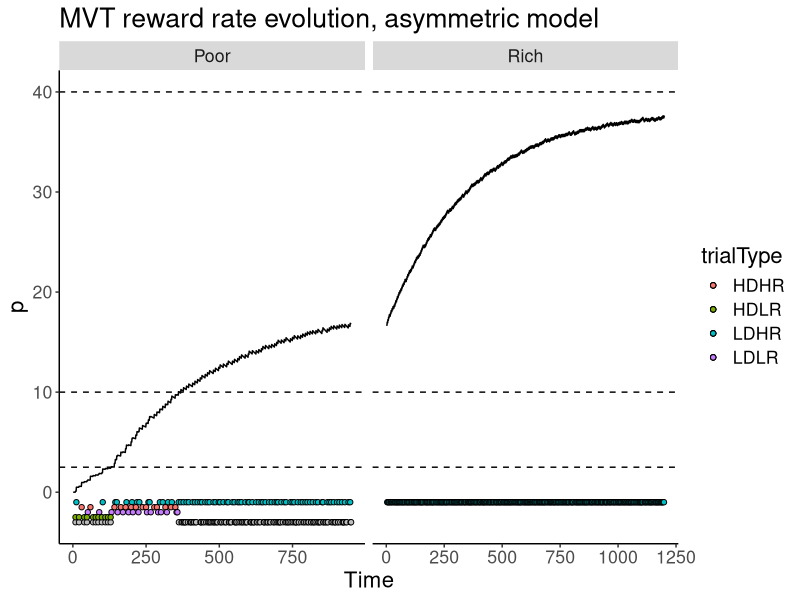

Recreate this plot in R.
# simulating decisions from Garrett and Daw 2019
# this is just a playground to estimate how models affect their experiment
# this was helpful in understanding their approach
# and really, I did it to motivate myself to do it with my own data

library(tidyverse)

# there are 4 trial types, spanning low to high reward rates
trialType <- list(HDLR = c(rep(0, 8), 20),
                  HDHR = c(rep(0, 8), 80),
                  LDLR = c(rep(0, 2), 20),
                  LDHR = c(rep(0, 2), 80))

# earning rates (pts/time) per trial
trialTimes <- list(HDLR = 8, LDHR = 2, HDHR = 8, LDLR = 2)
trialRewards <- list(HDLR = 20, LDHR = 80, HDHR = 80, LDLR = 20)
  
# blocks had different environmental richness based on rate of trial occurrences (per 7 trials)
richTrials <- c("HDLR", "HDHR", "LDLR", rep("LDHR", 4))
poorTrials <- c("LDHR", "HDHR", "LDLR", rep("HDLR", 4))

# optimal policy for each block
richAccept <- list(HDLR = F, LDHR = T, HDHR = F, LDLR = F)
poorAccept <- list(HDLR = F, LDHR = T, HDHR = T, LDLR = T)

# starting parameters for their Rescorla-Wagner-type model
# the model updates per second
# p = is the expected reward value
# alpha is the adaptation rate
p <- 0
alpha <- 0.005
alphaPos <- 0.005
alphaNeg <- 0.002
n <- 80
asymmetric <- T # to use asymmetric updating of p
order <- c("Poor", "Rich") # c("Poor", "Rich") c("Rich", "Poor") you can have a single block too
  
# this is just to store a session's evolution of the reward estimate
pStore <- numeric()
evol <- data.frame(Reward = NA,
                   Delay = NA,
                   p = NA,
                   trialType = NA,
                   Choice = NA,
                   Optimal = NA,
                   Environment = NA)

# perform block simluations in the given order
for (environment in order) {
  if (environment == "Poor") {
    # start simulating a series of 'n' trials in an 'env' environment
    env <- poorTrials
    for (run in seq(n)) {
      # randomly select the next 7 trials based on environmental richness
      sequence <- sample(env)
      
      # go through trials
      for (trial in sequence) {
        # if the trial's rate is higher than the estimated OC (average reward rate p * delay)
        # accept <- rich/poorAccept[[trial]] for optimality
        OC <- trialTimes[[trial]] * p
        accept <- ifelse(trialRewards[[trial]] > OC, T, F)
        
        # updated p at each second within the trial (one 0 = no update during offer window)
        if (accept) {
          for (r in trialType[[trial]]) {
            if (r == 0 & asymmetric == T) {
              p <- p + alphaNeg * (r - p)
              evol <- rbind(evol, c(r, trialTimes[[trial]], p, trial, accept, poorAccept[[trial]], "Poor"))
            } else if (r > 0 & asymmetric == T) {
              p <- p + alphaPos * (r - p)
              evol <- rbind(evol, c(r, trialTimes[[trial]], p, trial, accept, poorAccept[[trial]], "Poor"))
            } else {
              p <- p + alpha * (r - p) # could turn this into a function, so multiple models can be tested
              evol <- rbind(evol, c(r, trialTimes[[trial]], p, trial, accept, poorAccept[[trial]], "Poor"))
            }
          }
        } else {
          if (asymmetric) {
            p <- p + alphaNeg * (0 - p)
            evol <- rbind(evol, c(r, trialTimes[[trial]], p, trial, accept, poorAccept[[trial]], "Poor"))
          } else {
            p <- p + alpha * (0 - p) # 0 is for the 1 second in the offer window
            evol <- rbind(evol, c(r, trialTimes[[trial]], p, trial, accept, poorAccept[[trial]], "Poor"))
          }
        }
      }
    }
  }
  
  if (environment == "Rich") {
    # start simulating a series of 'n' trials in an 'env' environment
    env <- richTrials
    for (run in seq(n)) {
      # randomly select the next 7 trials based on environmental richness
      sequence <- sample(env)
      
      # go through trials
      for (trial in sequence) {
        # if the trial's rate is higher than the estimated OC (average reward rate p * delay)
        # accept <- rich/poorAccept[[trial]] for optimality
        OC <- trialTimes[[trial]] * p
        accept <- ifelse(trialRewards[[trial]] > OC, T, F)
        
        # updated p at each second within the trial (one 0 = no update during offer window)
        if (accept) {
          for (r in trialType[[trial]]) {
            if (r == 0 & asymmetric == T) {
              p <- p + alphaNeg * (r - p)
              evol <- rbind(evol, c(r, trialTimes[[trial]], p, trial, accept, richAccept[[trial]], "Rich"))
            } else if (r > 0 & asymmetric == T) {
              p <- p + alphaPos * (r - p)
              evol <- rbind(evol, c(r, trialTimes[[trial]], p, trial, accept, richAccept[[trial]], "Rich"))
            } else {
              p <- p + alpha * (r - p) # could turn this into a function, so multiple models can be tested
              evol <- rbind(evol, c(r, trialTimes[[trial]], p, trial, accept, richAccept[[trial]], "Rich"))
            }
          }
        } else {
          if (asymmetric) {
            p <- p + alphaNeg * (0 - p)
            evol <- rbind(evol, c(r, trialTimes[[trial]], p, trial, accept, richAccept[[trial]], "Rich"))
          } else {
            p <- p + alpha * (0 - p) # 0 is for the 1 second in the offer window
            evol <- rbind(evol, c(r, trialTimes[[trial]], p, trial, accept, richAccept[[trial]], "Rich"))
          }
        }
      }
    }
  }
}



# plot the evolution of p
evol %>%
  filter(!is.na(p)) %>%
  mutate(p = as.numeric(p),
         ReceiptHDHR = ifelse((Reward > 0 & Choice == T & trialType == "HDHR"), -1.5, -6),
         ReceiptHDLR = ifelse((Reward > 0 & Choice == T & trialType == "HDLR"), -2.5, -6),
         ReceiptLDLR = ifelse((Reward > 0 & Choice == T & trialType == "LDLR"), -2, -6),
         ReceiptLDHR = ifelse((Reward > 0 & Choice == T & trialType == "LDHR"), -1, -6),
         optimalReceipt = ifelse((Reward > 0 & Optimal != Choice), -3, -6),
         Time = c(seq(sum(Environment == order[1])), seq(sum(Environment == order[2]))),
         Environment = factor(Environment, levels = order)) %>%
  ggplot(aes(Time, p)) +
    geom_line() +
    ylim(-3, NA) +
    labs(title = paste("MVT reward rate evolution,", ifelse(asymmetric, "asymmetric model", "symmetric model"))) +
    geom_point(aes(Time, optimalReceipt), pch = 21, color = "black", fill = "grey", size = 1.5) +
    geom_point(aes(Time, ReceiptLDHR, fill = trialType), pch = 21, color = "black", size = 1.5) +
    geom_point(aes(Time, ReceiptHDHR, fill = trialType), pch = 21, color = "black", size = 1.5) +
    geom_point(aes(Time, ReceiptLDLR, fill = trialType), pch = 21, color = "black", size = 1.5) +
    geom_point(aes(Time, ReceiptHDLR, fill = trialType), pch = 21, color = "black", size = 1.5) +
    geom_hline(yintercept = c(2.5, 10, 40), linetype = "dashed") +
    facet_wrap(vars(Environment), scales = "free_x") +
    theme(panel.grid.major = element_blank(),
          panel.grid.minor = element_blank(),
          panel.background = element_blank(),
          axis.line = element_line(colour = "black"),
          text = element_text(size = 16))


